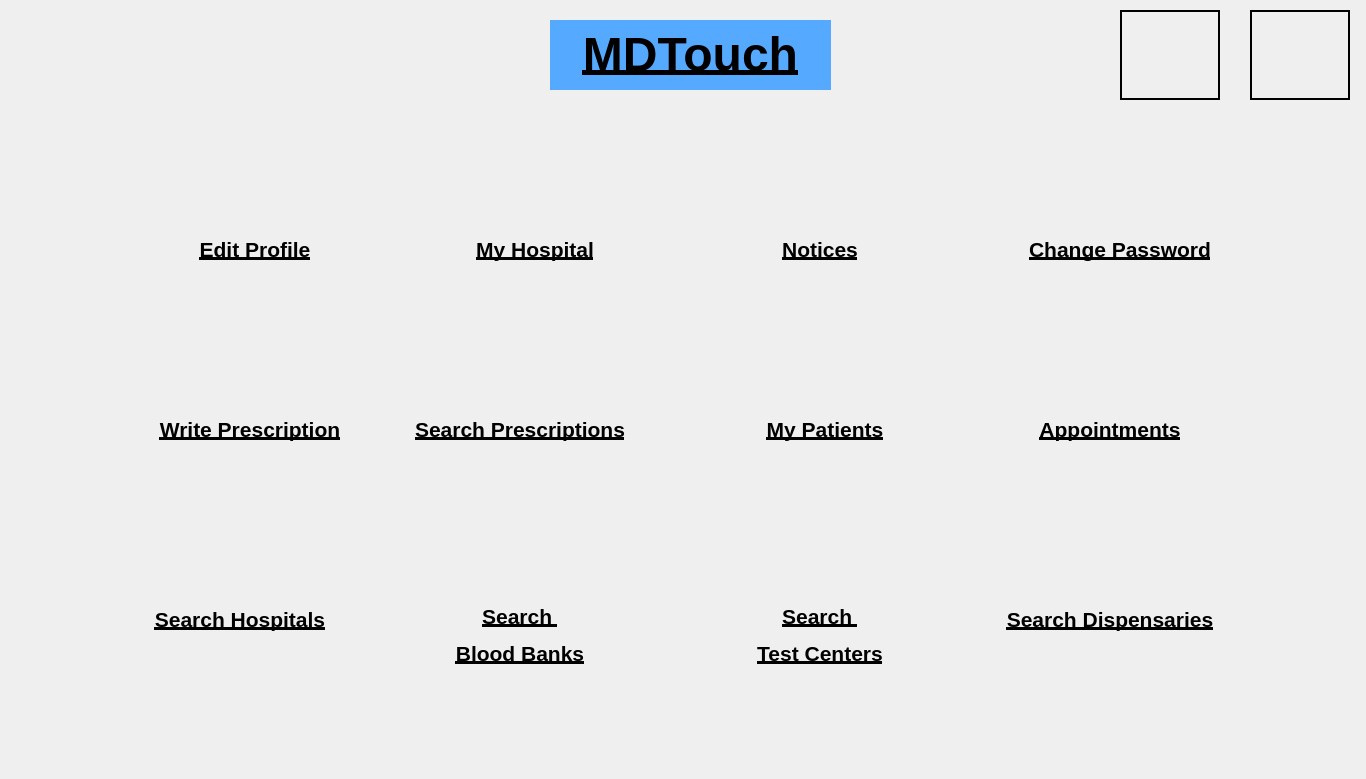
<?xml version="1.0" encoding="UTF-8"?>
<ui version="4.0">
 <class>doctorHome</class>
 <widget class="QMainWindow" name="doctorHome">
  <property name="geometry">
   <rect>
    <x>0</x>
    <y>0</y>
    <width>1366</width>
    <height>779</height>
   </rect>
  </property>
  <property name="windowTitle">
   <string>MainWindow</string>
  </property>
  <widget class="QWidget" name="centralwidget">
   <widget class="QLabel" name="title">
    <property name="geometry">
     <rect>
      <x>550</x>
      <y>20</y>
      <width>281</width>
      <height>70</height>
     </rect>
    </property>
    <property name="sizePolicy">
     <sizepolicy hsizetype="Fixed" vsizetype="Fixed">
      <horstretch>0</horstretch>
      <verstretch>0</verstretch>
     </sizepolicy>
    </property>
    <property name="minimumSize">
     <size>
      <width>0</width>
      <height>50</height>
     </size>
    </property>
    <property name="maximumSize">
     <size>
      <width>400</width>
      <height>70</height>
     </size>
    </property>
    <property name="styleSheet">
     <string notr="true">background-color: rgb(85, 170, 255);</string>
    </property>
    <property name="text">
     <string>&lt;!DOCTYPE HTML PUBLIC &quot;-//W3C//DTD HTML 4.0//EN&quot; &quot;http://www.w3.org/TR/REC-html40/strict.dtd&quot;&gt;
&lt;html&gt;&lt;head&gt;&lt;meta name=&quot;qrichtext&quot; content=&quot;1&quot; /&gt;&lt;style type=&quot;text/css&quot;&gt;
p, li { white-space: pre-wrap; }
&lt;/style&gt;&lt;/head&gt;&lt;body style=&quot; font-family:'MS Shell Dlg 2'; font-size:8pt; font-weight:400; font-style:normal;&quot;&gt;
&lt;p align=&quot;center&quot; style=&quot; margin-top:12px; margin-bottom:12px; margin-left:0px; margin-right:0px; -qt-block-indent:0; text-indent:0px;&quot;&gt;&lt;span style=&quot; font-size:36pt; font-weight:600; text-decoration: underline;&quot;&gt;MDTouch&lt;/span&gt;&lt;/p&gt;&lt;/body&gt;&lt;/html&gt;</string>
    </property>
   </widget>
   <widget class="QPushButton" name="logout">
    <property name="geometry">
     <rect>
      <x>1250</x>
      <y>10</y>
      <width>100</width>
      <height>90</height>
     </rect>
    </property>
    <property name="minimumSize">
     <size>
      <width>100</width>
      <height>90</height>
     </size>
    </property>
    <property name="maximumSize">
     <size>
      <width>100</width>
      <height>90</height>
     </size>
    </property>
    <property name="styleSheet">
     <string notr="true">border-color: rgb(0, 0, 0);
border-style:solid;
border-width:2px;</string>
    </property>
    <property name="text">
     <string/>
    </property>
    <property name="icon">
     <iconset>
      <normaloff>../../Images/LogoutIcon.png</normaloff>../../Images/LogoutIcon.png</iconset>
    </property>
    <property name="iconSize">
     <size>
      <width>80</width>
      <height>80</height>
     </size>
    </property>
   </widget>
   <widget class="QWidget" name="horizontalLayoutWidget_2">
    <property name="geometry">
     <rect>
      <x>10</x>
      <y>300</y>
      <width>1331</width>
      <height>111</height>
     </rect>
    </property>
    <layout class="QHBoxLayout" name="horizontalLayout_2">
     <item>
      <widget class="QPushButton" name="writePrescription">
       <property name="minimumSize">
        <size>
         <width>100</width>
         <height>100</height>
        </size>
       </property>
       <property name="maximumSize">
        <size>
         <width>100</width>
         <height>100</height>
        </size>
       </property>
       <property name="styleSheet">
        <string notr="true">border:none;</string>
       </property>
       <property name="text">
        <string/>
       </property>
       <property name="icon">
        <iconset>
         <normaloff>../../Images/prescription.png</normaloff>../../Images/prescription.png</iconset>
       </property>
       <property name="iconSize">
        <size>
         <width>100</width>
         <height>100</height>
        </size>
       </property>
      </widget>
     </item>
     <item>
      <widget class="QPushButton" name="searchPrescriptions">
       <property name="minimumSize">
        <size>
         <width>100</width>
         <height>100</height>
        </size>
       </property>
       <property name="maximumSize">
        <size>
         <width>100</width>
         <height>100</height>
        </size>
       </property>
       <property name="styleSheet">
        <string notr="true">border:none;</string>
       </property>
       <property name="text">
        <string/>
       </property>
       <property name="icon">
        <iconset>
         <normaloff>../../Images/search_prescription.png</normaloff>../../Images/search_prescription.png</iconset>
       </property>
       <property name="iconSize">
        <size>
         <width>100</width>
         <height>100</height>
        </size>
       </property>
      </widget>
     </item>
     <item>
      <widget class="QPushButton" name="patients">
       <property name="minimumSize">
        <size>
         <width>100</width>
         <height>100</height>
        </size>
       </property>
       <property name="maximumSize">
        <size>
         <width>100</width>
         <height>100</height>
        </size>
       </property>
       <property name="styleSheet">
        <string notr="true">border:none;</string>
       </property>
       <property name="text">
        <string/>
       </property>
       <property name="icon">
        <iconset>
         <normaloff>../../Images/patients.png</normaloff>../../Images/patients.png</iconset>
       </property>
       <property name="iconSize">
        <size>
         <width>100</width>
         <height>100</height>
        </size>
       </property>
      </widget>
     </item>
     <item>
      <widget class="QPushButton" name="appointments">
       <property name="minimumSize">
        <size>
         <width>100</width>
         <height>100</height>
        </size>
       </property>
       <property name="maximumSize">
        <size>
         <width>100</width>
         <height>100</height>
        </size>
       </property>
       <property name="styleSheet">
        <string notr="true">border:none;</string>
       </property>
       <property name="text">
        <string/>
       </property>
       <property name="icon">
        <iconset>
         <normaloff>../../Images/appointments.png</normaloff>../../Images/appointments.png</iconset>
       </property>
       <property name="iconSize">
        <size>
         <width>100</width>
         <height>100</height>
        </size>
       </property>
      </widget>
     </item>
    </layout>
   </widget>
   <widget class="QWidget" name="horizontalLayoutWidget_3">
    <property name="geometry">
     <rect>
      <x>10</x>
      <y>490</y>
      <width>1331</width>
      <height>111</height>
     </rect>
    </property>
    <layout class="QHBoxLayout" name="horizontalLayout_3">
     <item>
      <widget class="QPushButton" name="searchHospitals">
       <property name="minimumSize">
        <size>
         <width>100</width>
         <height>100</height>
        </size>
       </property>
       <property name="maximumSize">
        <size>
         <width>100</width>
         <height>100</height>
        </size>
       </property>
       <property name="styleSheet">
        <string notr="true">border:none;</string>
       </property>
       <property name="text">
        <string/>
       </property>
       <property name="icon">
        <iconset>
         <normaloff>../../Images/search_hospitals.png</normaloff>../../Images/search_hospitals.png</iconset>
       </property>
       <property name="iconSize">
        <size>
         <width>100</width>
         <height>100</height>
        </size>
       </property>
      </widget>
     </item>
     <item>
      <widget class="QPushButton" name="searchBloodBankCenters">
       <property name="minimumSize">
        <size>
         <width>100</width>
         <height>100</height>
        </size>
       </property>
       <property name="maximumSize">
        <size>
         <width>100</width>
         <height>100</height>
        </size>
       </property>
       <property name="styleSheet">
        <string notr="true">border:none;</string>
       </property>
       <property name="text">
        <string/>
       </property>
       <property name="icon">
        <iconset>
         <normaloff>../../Images/view_bloodBanks.png</normaloff>../../Images/view_bloodBanks.png</iconset>
       </property>
       <property name="iconSize">
        <size>
         <width>100</width>
         <height>100</height>
        </size>
       </property>
      </widget>
     </item>
     <item>
      <widget class="QPushButton" name="searchTestCenters">
       <property name="minimumSize">
        <size>
         <width>100</width>
         <height>100</height>
        </size>
       </property>
       <property name="maximumSize">
        <size>
         <width>100</width>
         <height>100</height>
        </size>
       </property>
       <property name="styleSheet">
        <string notr="true">border:none;</string>
       </property>
       <property name="text">
        <string/>
       </property>
       <property name="icon">
        <iconset>
         <normaloff>../../Images/search_testCenters.png</normaloff>../../Images/search_testCenters.png</iconset>
       </property>
       <property name="iconSize">
        <size>
         <width>100</width>
         <height>100</height>
        </size>
       </property>
      </widget>
     </item>
     <item>
      <widget class="QPushButton" name="searchDispensaries">
       <property name="minimumSize">
        <size>
         <width>100</width>
         <height>100</height>
        </size>
       </property>
       <property name="maximumSize">
        <size>
         <width>100</width>
         <height>100</height>
        </size>
       </property>
       <property name="styleSheet">
        <string notr="true">border:none;</string>
       </property>
       <property name="text">
        <string/>
       </property>
       <property name="icon">
        <iconset>
         <normaloff>../../Images/search_medicines.png</normaloff>../../Images/search_medicines.png</iconset>
       </property>
       <property name="iconSize">
        <size>
         <width>100</width>
         <height>100</height>
        </size>
       </property>
      </widget>
     </item>
    </layout>
   </widget>
   <widget class="QWidget" name="horizontalLayoutWidget">
    <property name="geometry">
     <rect>
      <x>10</x>
      <y>120</y>
      <width>1331</width>
      <height>109</height>
     </rect>
    </property>
    <layout class="QHBoxLayout" name="horizontalLayout">
     <item>
      <widget class="QPushButton" name="editProfile">
       <property name="minimumSize">
        <size>
         <width>100</width>
         <height>100</height>
        </size>
       </property>
       <property name="maximumSize">
        <size>
         <width>100</width>
         <height>100</height>
        </size>
       </property>
       <property name="styleSheet">
        <string notr="true">border:none;</string>
       </property>
       <property name="text">
        <string/>
       </property>
       <property name="icon">
        <iconset>
         <normaloff>../../Images/edit_profile.png</normaloff>../../Images/edit_profile.png</iconset>
       </property>
       <property name="iconSize">
        <size>
         <width>100</width>
         <height>100</height>
        </size>
       </property>
      </widget>
     </item>
     <item>
      <widget class="QPushButton" name="myHospital">
       <property name="minimumSize">
        <size>
         <width>100</width>
         <height>100</height>
        </size>
       </property>
       <property name="maximumSize">
        <size>
         <width>100</width>
         <height>100</height>
        </size>
       </property>
       <property name="styleSheet">
        <string notr="true">border:none;</string>
       </property>
       <property name="text">
        <string/>
       </property>
       <property name="icon">
        <iconset>
         <normaloff>../../Images/my_hospital.png</normaloff>../../Images/my_hospital.png</iconset>
       </property>
       <property name="iconSize">
        <size>
         <width>100</width>
         <height>100</height>
        </size>
       </property>
      </widget>
     </item>
     <item>
      <widget class="QPushButton" name="notices">
       <property name="minimumSize">
        <size>
         <width>100</width>
         <height>100</height>
        </size>
       </property>
       <property name="maximumSize">
        <size>
         <width>100</width>
         <height>100</height>
        </size>
       </property>
       <property name="styleSheet">
        <string notr="true">border:none;</string>
       </property>
       <property name="text">
        <string/>
       </property>
       <property name="icon">
        <iconset>
         <normaloff>../../Images/notices.png</normaloff>../../Images/notices.png</iconset>
       </property>
       <property name="iconSize">
        <size>
         <width>100</width>
         <height>100</height>
        </size>
       </property>
      </widget>
     </item>
     <item>
      <widget class="QPushButton" name="changePassword">
       <property name="minimumSize">
        <size>
         <width>100</width>
         <height>100</height>
        </size>
       </property>
       <property name="maximumSize">
        <size>
         <width>100</width>
         <height>100</height>
        </size>
       </property>
       <property name="styleSheet">
        <string notr="true">border:none;</string>
       </property>
       <property name="text">
        <string/>
       </property>
       <property name="icon">
        <iconset>
         <normaloff>../../Images/change_password.png</normaloff>../../Images/change_password.png</iconset>
       </property>
       <property name="iconSize">
        <size>
         <width>100</width>
         <height>100</height>
        </size>
       </property>
      </widget>
     </item>
    </layout>
   </widget>
   <widget class="QLabel" name="editProfileLabel">
    <property name="geometry">
     <rect>
      <x>180</x>
      <y>230</y>
      <width>150</width>
      <height>40</height>
     </rect>
    </property>
    <property name="minimumSize">
     <size>
      <width>150</width>
      <height>40</height>
     </size>
    </property>
    <property name="maximumSize">
     <size>
      <width>150</width>
      <height>40</height>
     </size>
    </property>
    <property name="text">
     <string>&lt;html&gt;&lt;head/&gt;&lt;body&gt;&lt;p&gt;&lt;span style=&quot; font-size:16pt; font-weight:600; text-decoration: underline;&quot;&gt;Edit Profile&lt;/span&gt;&lt;/p&gt;&lt;/body&gt;&lt;/html&gt;</string>
    </property>
    <property name="alignment">
     <set>Qt::AlignCenter</set>
    </property>
   </widget>
   <widget class="QLabel" name="appointmentsLabel">
    <property name="geometry">
     <rect>
      <x>1020</x>
      <y>410</y>
      <width>180</width>
      <height>40</height>
     </rect>
    </property>
    <property name="minimumSize">
     <size>
      <width>180</width>
      <height>40</height>
     </size>
    </property>
    <property name="maximumSize">
     <size>
      <width>180</width>
      <height>40</height>
     </size>
    </property>
    <property name="text">
     <string>&lt;html&gt;&lt;head/&gt;&lt;body&gt;&lt;p&gt;&lt;span style=&quot; font-size:16pt; font-weight:600; text-decoration: underline;&quot;&gt;Appointments&lt;/span&gt;&lt;/p&gt;&lt;/body&gt;&lt;/html&gt;</string>
    </property>
    <property name="alignment">
     <set>Qt::AlignCenter</set>
    </property>
   </widget>
   <widget class="QLabel" name="patientsLabel">
    <property name="geometry">
     <rect>
      <x>750</x>
      <y>410</y>
      <width>150</width>
      <height>40</height>
     </rect>
    </property>
    <property name="minimumSize">
     <size>
      <width>150</width>
      <height>40</height>
     </size>
    </property>
    <property name="maximumSize">
     <size>
      <width>150</width>
      <height>40</height>
     </size>
    </property>
    <property name="text">
     <string>&lt;html&gt;&lt;head/&gt;&lt;body&gt;&lt;p&gt;&lt;span style=&quot; font-size:16pt; font-weight:600; text-decoration: underline;&quot;&gt;My Patients&lt;/span&gt;&lt;/p&gt;&lt;/body&gt;&lt;/html&gt;</string>
    </property>
    <property name="alignment">
     <set>Qt::AlignCenter</set>
    </property>
   </widget>
   <widget class="QLabel" name="noticesLabel">
    <property name="geometry">
     <rect>
      <x>745</x>
      <y>230</y>
      <width>150</width>
      <height>40</height>
     </rect>
    </property>
    <property name="minimumSize">
     <size>
      <width>150</width>
      <height>40</height>
     </size>
    </property>
    <property name="maximumSize">
     <size>
      <width>150</width>
      <height>40</height>
     </size>
    </property>
    <property name="text">
     <string>&lt;html&gt;&lt;head/&gt;&lt;body&gt;&lt;p&gt;&lt;span style=&quot; font-size:16pt; font-weight:600; text-decoration: underline;&quot;&gt;Notices&lt;/span&gt;&lt;/p&gt;&lt;/body&gt;&lt;/html&gt;</string>
    </property>
    <property name="alignment">
     <set>Qt::AlignCenter</set>
    </property>
   </widget>
   <widget class="QLabel" name="writePrescriptionLabel">
    <property name="geometry">
     <rect>
      <x>130</x>
      <y>410</y>
      <width>240</width>
      <height>40</height>
     </rect>
    </property>
    <property name="minimumSize">
     <size>
      <width>240</width>
      <height>40</height>
     </size>
    </property>
    <property name="maximumSize">
     <size>
      <width>240</width>
      <height>40</height>
     </size>
    </property>
    <property name="text">
     <string>&lt;html&gt;&lt;head/&gt;&lt;body&gt;&lt;p&gt;&lt;span style=&quot; font-size:16pt; font-weight:600; text-decoration: underline;&quot;&gt;Write Prescription&lt;/span&gt;&lt;/p&gt;&lt;/body&gt;&lt;/html&gt;</string>
    </property>
    <property name="alignment">
     <set>Qt::AlignCenter</set>
    </property>
   </widget>
   <widget class="QLabel" name="searchPrescriptionsLabel">
    <property name="geometry">
     <rect>
      <x>400</x>
      <y>410</y>
      <width>240</width>
      <height>40</height>
     </rect>
    </property>
    <property name="minimumSize">
     <size>
      <width>240</width>
      <height>40</height>
     </size>
    </property>
    <property name="maximumSize">
     <size>
      <width>240</width>
      <height>40</height>
     </size>
    </property>
    <property name="text">
     <string>&lt;html&gt;&lt;head/&gt;&lt;body&gt;&lt;p&gt;&lt;span style=&quot; font-size:16pt; font-weight:600; text-decoration: underline;&quot;&gt;Search Prescriptions&lt;/span&gt;&lt;/p&gt;&lt;/body&gt;&lt;/html&gt;</string>
    </property>
    <property name="alignment">
     <set>Qt::AlignCenter</set>
    </property>
   </widget>
   <widget class="QLabel" name="consultsLabel">
    <property name="geometry">
     <rect>
      <x>460</x>
      <y>230</y>
      <width>150</width>
      <height>40</height>
     </rect>
    </property>
    <property name="minimumSize">
     <size>
      <width>150</width>
      <height>40</height>
     </size>
    </property>
    <property name="maximumSize">
     <size>
      <width>150</width>
      <height>40</height>
     </size>
    </property>
    <property name="text">
     <string>&lt;html&gt;&lt;head/&gt;&lt;body&gt;&lt;p&gt;&lt;span style=&quot; font-size:16pt; font-weight:600; text-decoration: underline;&quot;&gt;My Hospital&lt;/span&gt;&lt;/p&gt;&lt;/body&gt;&lt;/html&gt;</string>
    </property>
    <property name="alignment">
     <set>Qt::AlignCenter</set>
    </property>
   </widget>
   <widget class="QLabel" name="changePasswordLabel">
    <property name="geometry">
     <rect>
      <x>1000</x>
      <y>230</y>
      <width>240</width>
      <height>40</height>
     </rect>
    </property>
    <property name="minimumSize">
     <size>
      <width>240</width>
      <height>40</height>
     </size>
    </property>
    <property name="maximumSize">
     <size>
      <width>240</width>
      <height>40</height>
     </size>
    </property>
    <property name="text">
     <string>&lt;html&gt;&lt;head/&gt;&lt;body&gt;&lt;p&gt;&lt;span style=&quot; font-size:16pt; font-weight:600; text-decoration: underline;&quot;&gt;Change Password&lt;/span&gt;&lt;/p&gt;&lt;/body&gt;&lt;/html&gt;</string>
    </property>
    <property name="alignment">
     <set>Qt::AlignCenter</set>
    </property>
   </widget>
   <widget class="QLabel" name="searchHospitalsLabel">
    <property name="geometry">
     <rect>
      <x>120</x>
      <y>600</y>
      <width>240</width>
      <height>40</height>
     </rect>
    </property>
    <property name="minimumSize">
     <size>
      <width>240</width>
      <height>40</height>
     </size>
    </property>
    <property name="maximumSize">
     <size>
      <width>240</width>
      <height>40</height>
     </size>
    </property>
    <property name="text">
     <string>&lt;html&gt;&lt;head/&gt;&lt;body&gt;&lt;p&gt;&lt;span style=&quot; font-size:16pt; font-weight:600; text-decoration: underline;&quot;&gt;Search Hospitals&lt;/span&gt;&lt;/p&gt;&lt;/body&gt;&lt;/html&gt;</string>
    </property>
    <property name="alignment">
     <set>Qt::AlignCenter</set>
    </property>
   </widget>
   <widget class="QLabel" name="searchBloodBanksLabel">
    <property name="geometry">
     <rect>
      <x>400</x>
      <y>600</y>
      <width>240</width>
      <height>71</height>
     </rect>
    </property>
    <property name="minimumSize">
     <size>
      <width>240</width>
      <height>40</height>
     </size>
    </property>
    <property name="maximumSize">
     <size>
      <width>240</width>
      <height>80</height>
     </size>
    </property>
    <property name="text">
     <string>&lt;html&gt;&lt;head/&gt;&lt;body&gt;&lt;p align=&quot;center&quot;&gt;&lt;span style=&quot; font-size:16pt; font-weight:600; text-decoration: underline;&quot;&gt;Search &lt;/span&gt;&lt;/p&gt;&lt;p align=&quot;center&quot;&gt;&lt;span style=&quot; font-size:16pt; font-weight:600; text-decoration: underline;&quot;&gt;Blood Banks&lt;/span&gt;&lt;/p&gt;&lt;/body&gt;&lt;/html&gt;</string>
    </property>
    <property name="alignment">
     <set>Qt::AlignCenter</set>
    </property>
   </widget>
   <widget class="QLabel" name="searchTestCentersLabel">
    <property name="geometry">
     <rect>
      <x>700</x>
      <y>600</y>
      <width>240</width>
      <height>71</height>
     </rect>
    </property>
    <property name="minimumSize">
     <size>
      <width>240</width>
      <height>40</height>
     </size>
    </property>
    <property name="maximumSize">
     <size>
      <width>240</width>
      <height>80</height>
     </size>
    </property>
    <property name="text">
     <string>&lt;html&gt;&lt;head/&gt;&lt;body&gt;&lt;p align=&quot;center&quot;&gt;&lt;span style=&quot; font-size:16pt; font-weight:600; text-decoration: underline;&quot;&gt;Search &lt;/span&gt;&lt;/p&gt;&lt;p align=&quot;center&quot;&gt;&lt;span style=&quot; font-size:16pt; font-weight:600; text-decoration: underline;&quot;&gt;Test Centers&lt;/span&gt;&lt;/p&gt;&lt;/body&gt;&lt;/html&gt;</string>
    </property>
    <property name="alignment">
     <set>Qt::AlignCenter</set>
    </property>
   </widget>
   <widget class="QLabel" name="searchDispensariesLabel">
    <property name="geometry">
     <rect>
      <x>990</x>
      <y>600</y>
      <width>240</width>
      <height>40</height>
     </rect>
    </property>
    <property name="minimumSize">
     <size>
      <width>240</width>
      <height>40</height>
     </size>
    </property>
    <property name="maximumSize">
     <size>
      <width>240</width>
      <height>40</height>
     </size>
    </property>
    <property name="text">
     <string>&lt;html&gt;&lt;head/&gt;&lt;body&gt;&lt;p&gt;&lt;span style=&quot; font-size:16pt; font-weight:600; text-decoration: underline;&quot;&gt;Search Dispensaries&lt;/span&gt;&lt;/p&gt;&lt;/body&gt;&lt;/html&gt;</string>
    </property>
    <property name="alignment">
     <set>Qt::AlignCenter</set>
    </property>
   </widget>
   <widget class="QPushButton" name="myHospitalLabel">
    <property name="geometry">
     <rect>
      <x>1120</x>
      <y>10</y>
      <width>100</width>
      <height>90</height>
     </rect>
    </property>
    <property name="minimumSize">
     <size>
      <width>100</width>
      <height>90</height>
     </size>
    </property>
    <property name="maximumSize">
     <size>
      <width>100</width>
      <height>90</height>
     </size>
    </property>
    <property name="styleSheet">
     <string notr="true">border-color: rgb(0, 0, 0);
border-style:solid;
border-width:2px;</string>
    </property>
    <property name="text">
     <string/>
    </property>
    <property name="icon">
     <iconset>
      <normaloff>../../Images/doctor_consultant.png</normaloff>../../Images/doctor_consultant.png</iconset>
    </property>
    <property name="iconSize">
     <size>
      <width>80</width>
      <height>80</height>
     </size>
    </property>
   </widget>
  </widget>
 </widget>
 <resources/>
 <connections/>
</ui>
